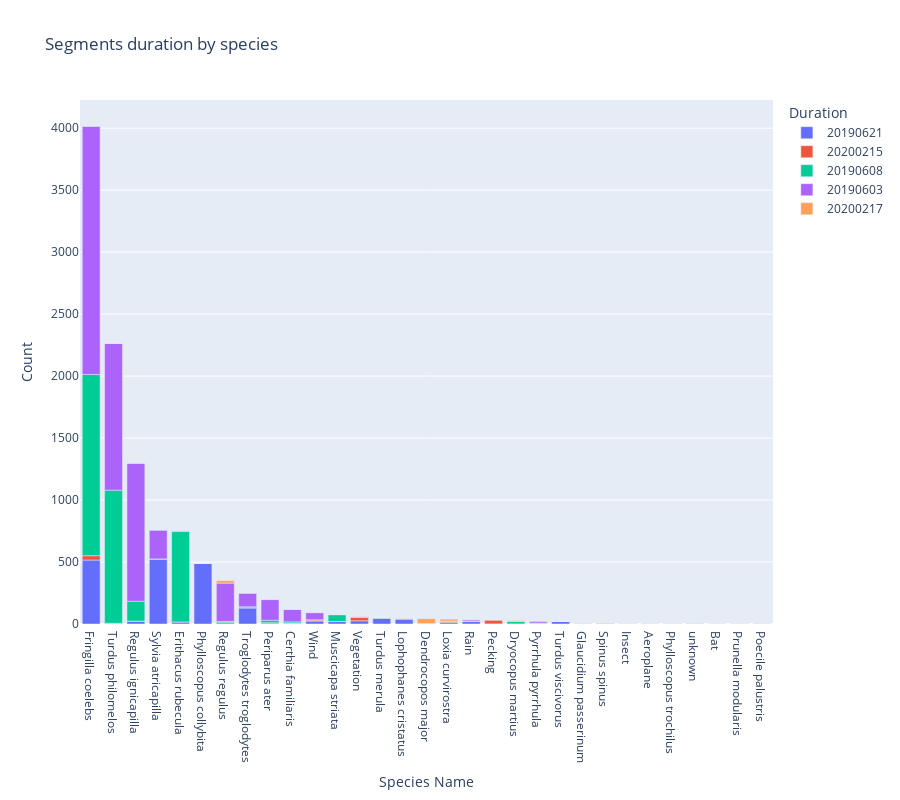

Source (notebook cell):
### Code cell
by_dates = []
for species_name, segments in category_info.items():
    dates_count = {segm["file_name"].split("_")[0]: 0 for segm in segments}
    for date in dates_count.keys():
        dates_count[date] = sum(date in segm["file_name"] for segm in segments)
    temp = {"Species Name": species_name.split("_")[0]}
    temp.update(dates_count)
    by_dates.append(temp)
    
by_dates_df = pd.DataFrame(by_dates)
by_dates_df = by_dates_df.fillna(0)
by_dates_df["Total"] = by_dates_df.drop(columns=["Species Name"]).sum(axis=1)
by_dates_df = by_dates_df.sort_values(by="Total", ascending=False).reset_index(drop=True)
by_dates_df_long = by_dates_df.drop(columns=["Total"]).melt(id_vars=["Species Name"], var_name="Duration", value_name="Count")

fig = px.bar(by_dates_df_long, 
             x="Species Name", 
             y="Count", 
             color="Duration", 
             barmode="relative",  # Stack
             title="Segments duration by species",
             height=800)

fig.show()

### Figure 1 — Plotly figure (JSON) as saved in the notebook; plotly's stock layout.template omitted (floating-point values rounded to 4 significant figures)
{"data": [{"hovertemplate": "Duration=20190621<br>Species Name=%{x}<br>Count=%{y}<extra></extra>", "legendgroup": "20190621", "marker": {"color": "#636efa", "pattern": {"shape": ""}}, "name": "20190621", "orientation": "v", "showlegend": true, "textposition": "auto", "type": "bar", "x": ["Fringilla coelebs", "Turdus philomelos", "Regulus ignicapilla", "Sylvia atricapilla", "Erithacus rubecula", "Phylloscopus collybita", "Regulus regulus", "Troglodytes troglodytes", "Periparus ater", "Certhia familiaris", "Wind", "Muscicapa striata", "Vegetation", "Turdus merula", "Lophophanes cristatus", "Dendrocopos major", "Loxia curvirostra", "Rain", "Pecking", "Dryocopus martius", "Pyrrhula pyrrhula", "Turdus viscivorus", "Glaucidium passerinum", "Spinus spinus", "Insect", "Aeroplane", "Phylloscopus trochilus", "unknown", "Bat", "Prunella modularis", "Poecile palustris"], "xaxis": "x", "y": [516.0, 6.0, 24.0, 525.0, 17.0, 488.0, 1.0, 130.0, 2.0, 6.0, 24.0, 20.0, 26.0, 46.0, 40.0, 0.0, 0.0, 22.0, 1.0, 0.0, 8.0, 23.0, 4.0, 0.0, 4.0, 3.0, 0.0, 0.0, 1.0, 1.0, 0.0], "yaxis": "y"}, {"hovertemplate": "Duration=20200215<br>Species Name=%{x}<br>Count=%{y}<extra></extra>", "legendgroup": "20200215", "marker": {"color": "#EF553B", "pattern": {"shape": ""}}, "name": "20200215", "orientation": "v", "showlegend": true, "textposition": "auto", "type": "bar", "x": ["Fringilla coelebs", "Turdus philomelos", "Regulus ignicapilla", "Sylvia atricapilla", "Erithacus rubecula", "Phylloscopus collybita", "Regulus regulus", "Troglodytes troglodytes", "Periparus ater", "Certhia familiaris", "Wind", "Muscicapa striata", "Vegetation", "Turdus merula", "Lophophanes cristatus", "Dendrocopos major", "Loxia curvirostra", "Rain", "Pecking", "Dryocopus martius", "Pyrrhula pyrrhula", "Turdus viscivorus", "Glaucidium passerinum", "Spinus spinus", "Insect", "Aeroplane", "Phylloscopus trochilus", "unknown", "Bat", "Prunella modularis", "Poecile palustris"], "xaxis": "x", "y": [35.0, 0.0, 0.0, 0.0, 0.0, 0.0, 10.0, 1.0, 8.0, 1.0, 9.0, 0.0, 28.0, 0.0, 1.0, 4.0, 14.0, 0.0, 33.0, 1.0, 0.0, 0.0, 0.0, 0.0, 0.0, 0.0, 0.0, 0.0, 0.0, 0.0, 0.0], "yaxis": "y"}, {"hovertemplate": "Duration=20190608<br>Species Name=%{x}<br>Count=%{y}<extra></extra>", "legendgroup": "20190608", "marker": {"color": "#00cc96", "pattern": {"shape": ""}}, "name": "20190608", "orientation": "v", "showlegend": true, "textposition": "auto", "type": "bar", "x": ["Fringilla coelebs", "Turdus philomelos", "Regulus ignicapilla", "Sylvia atricapilla", "Erithacus rubecula", "Phylloscopus collybita", "Regulus regulus", "Troglodytes troglodytes", "Periparus ater", "Certhia familiaris", "Wind", "Muscicapa striata", "Vegetation", "Turdus merula", "Lophophanes cristatus", "Dendrocopos major", "Loxia curvirostra", "Rain", "Pecking", "Dryocopus martius", "Pyrrhula pyrrhula", "Turdus viscivorus", "Glaucidium passerinum", "Spinus spinus", "Insect", "Aeroplane", "Phylloscopus trochilus", "unknown", "Bat", "Prunella modularis", "Poecile palustris"], "xaxis": "x", "y": [1462.0, 1074.0, 160.0, 0.0, 729.0, 0.0, 10.0, 8.0, 20.0, 10.0, 1.0, 56.0, 0.0, 7.0, 5.0, 0.0, 10.0, 0.0, 0.0, 21.0, 0.0, 0.0, 0.0, 0.0, 0.0, 0.0, 3.0, 0.0, 0.0, 0.0, 0.0], "yaxis": "y"}, {"hovertemplate": "Duration=20190603<br>Species Name=%{x}<br>Count=%{y}<extra></extra>", "legendgroup": "20190603", "marker": {"color": "#ab63fa", "pattern": {"shape": ""}}, "name": "20190603", "orientation": "v", "showlegend": true, "textposition": "auto", "type": "bar", "x": ["Fringilla coelebs", "Turdus philomelos", "Regulus ignicapilla", "Sylvia atricapilla", "Erithacus rubecula", "Phylloscopus collybita", "Regulus regulus", "Troglodytes troglodytes", "Periparus ater", "Certhia familiaris", "Wind", "Muscicapa striata", "Vegetation", "Turdus merula", "Lophophanes cristatus", "Dendrocopos major", "Loxia curvirostra", "Rain", "Pecking", "Dryocopus martius", "Pyrrhula pyrrhula", "Turdus viscivorus", "Glaucidium passerinum", "Spinus spinus", "Insect", "Aeroplane", "Phylloscopus trochilus", "unknown", "Bat", "Prunella modularis", "Poecile palustris"], "xaxis": "x", "y": [2003.0, 1183.0, 1113.0, 233.0, 6.0, 0.0, 309.0, 110.0, 167.0, 100.0, 58.0, 0.0, 7.0, 0.0, 0.0, 0.0, 0.0, 12.0, 0.0, 0.0, 15.0, 0.0, 0.0, 0.0, 0.0, 0.0, 0.0, 3.0, 0.0, 0.0, 1.0], "yaxis": "y"}, {"hovertemplate": "Duration=20200217<br>Species Name=%{x}<br>Count=%{y}<extra></extra>", "legendgroup": "20200217", "marker": {"color": "#FFA15A", "pattern": {"shape": ""}}, "name": "20200217", "orientation": "v", "showlegend": true, "textposition": "auto", "type": "bar", "x": ["Fringilla coelebs", "Turdus philomelos", "Regulus ignicapilla", "Sylvia atricapilla", "Erithacus rubecula", "Phylloscopus collybita", "Regulus regulus", "Troglodytes troglodytes", "Periparus ater", "Certhia familiaris", "Wind", "Muscicapa striata", "Vegetation", "Turdus merula", "Lophophanes cristatus", "Dendrocopos major", "Loxia curvirostra", "Rain", "Pecking", "Dryocopus martius", "Pyrrhula pyrrhula", "Turdus viscivorus", "Glaucidium passerinum", "Spinus spinus", "Insect", "Aeroplane", "Phylloscopus trochilus", "unknown", "Bat", "Prunella modularis", "Poecile palustris"], "xaxis": "x", "y": [0.0, 0.0, 0.0, 0.0, 0.0, 0.0, 20.0, 0.0, 2.0, 1.0, 0.0, 0.0, 1.0, 0.0, 2.0, 38.0, 15.0, 0.0, 0.0, 6.0, 0.0, 0.0, 2.0, 5.0, 0.0, 0.0, 0.0, 0.0, 0.0, 0.0, 0.0], "yaxis": "y"}], "layout": {"barmode": "relative", "height": 800, "legend": {"title": {"text": "Duration"}, "tracegroupgap": 0}, "title": {"text": "Segments duration by species"}, "xaxis": {"anchor": "y", "domain": [0, 1], "title": {"text": "Species Name"}}, "yaxis": {"anchor": "x", "domain": [0, 1], "title": {"text": "Count"}}}}
